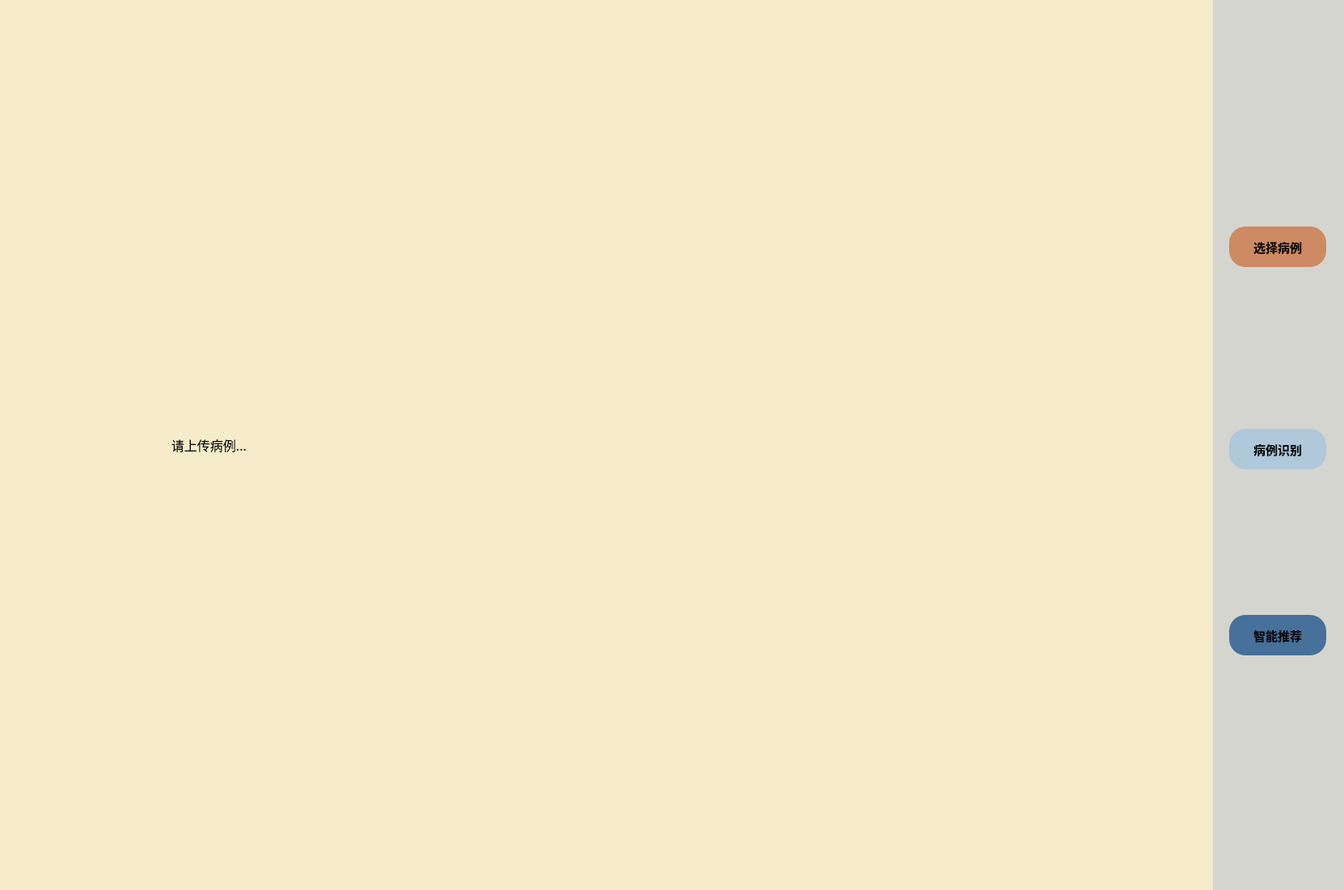
<?xml version="1.0" encoding="UTF-8"?>
<ui version="4.0">
 <class>Form</class>
 <widget class="QWidget" name="Form">
  <property name="enabled">
   <bool>true</bool>
  </property>
  <property name="geometry">
   <rect>
    <x>0</x>
    <y>0</y>
    <width>1662</width>
    <height>1100</height>
   </rect>
  </property>
  <property name="windowTitle">
   <string>病例识别推荐系统</string>
  </property>
  <property name="layoutDirection">
   <enum>Qt::LeftToRight</enum>
  </property>
  <property name="styleSheet">
   <string notr="true">background-color:rgb(212, 213, 207)</string>
  </property>
  <widget class="QLabel" name="picture">
   <property name="geometry">
    <rect>
     <x>0</x>
     <y>0</y>
     <width>1500</width>
     <height>1100</height>
    </rect>
   </property>
   <property name="minimumSize">
    <size>
     <width>1500</width>
     <height>1100</height>
    </size>
   </property>
   <property name="maximumSize">
    <size>
     <width>1500</width>
     <height>1100</height>
    </size>
   </property>
   <property name="font">
    <font>
     <family>宋体</family>
     <pointsize>12</pointsize>
    </font>
   </property>
   <property name="styleSheet">
    <string notr="true">background-color:rgb(246, 236, 201);
border-radius: 0px;</string>
   </property>
   <property name="text">
    <string>                                                   请上传病例...</string>
   </property>
   <property name="alignment">
    <set>Qt::AlignLeading|Qt::AlignLeft|Qt::AlignVCenter</set>
   </property>
  </widget>
  <widget class="QPushButton" name="orc">
   <property name="geometry">
    <rect>
     <x>1520</x>
     <y>530</y>
     <width>120</width>
     <height>50</height>
    </rect>
   </property>
   <property name="minimumSize">
    <size>
     <width>120</width>
     <height>50</height>
    </size>
   </property>
   <property name="maximumSize">
    <size>
     <width>100</width>
     <height>16777215</height>
    </size>
   </property>
   <property name="font">
    <font>
     <family>宋体</family>
     <pointsize>11</pointsize>
     <weight>75</weight>
     <bold>true</bold>
    </font>
   </property>
   <property name="styleSheet">
    <string notr="true">background-color:rgb(175, 200, 218);
border-radius: 20px;</string>
   </property>
   <property name="text">
    <string>病例识别</string>
   </property>
  </widget>
  <widget class="QPushButton" name="choose">
   <property name="geometry">
    <rect>
     <x>1520</x>
     <y>280</y>
     <width>120</width>
     <height>50</height>
    </rect>
   </property>
   <property name="minimumSize">
    <size>
     <width>120</width>
     <height>50</height>
    </size>
   </property>
   <property name="maximumSize">
    <size>
     <width>100</width>
     <height>16777215</height>
    </size>
   </property>
   <property name="font">
    <font>
     <family>宋体</family>
     <pointsize>11</pointsize>
     <weight>75</weight>
     <bold>true</bold>
    </font>
   </property>
   <property name="styleSheet">
    <string notr="true">background-color:rgb(206, 138, 98);
border-radius: 20px;</string>
   </property>
   <property name="text">
    <string>选择病例</string>
   </property>
  </widget>
  <widget class="QPushButton" name="recommend">
   <property name="geometry">
    <rect>
     <x>1520</x>
     <y>760</y>
     <width>120</width>
     <height>50</height>
    </rect>
   </property>
   <property name="minimumSize">
    <size>
     <width>120</width>
     <height>50</height>
    </size>
   </property>
   <property name="maximumSize">
    <size>
     <width>100</width>
     <height>16777215</height>
    </size>
   </property>
   <property name="font">
    <font>
     <family>宋体</family>
     <pointsize>11</pointsize>
     <weight>75</weight>
     <bold>true</bold>
    </font>
   </property>
   <property name="styleSheet">
    <string notr="true">background-color:rgb(71, 112, 155);
border-radius: 20px;</string>
   </property>
   <property name="text">
    <string>智能推荐</string>
   </property>
  </widget>
 </widget>
 <resources/>
 <connections/>
</ui>
